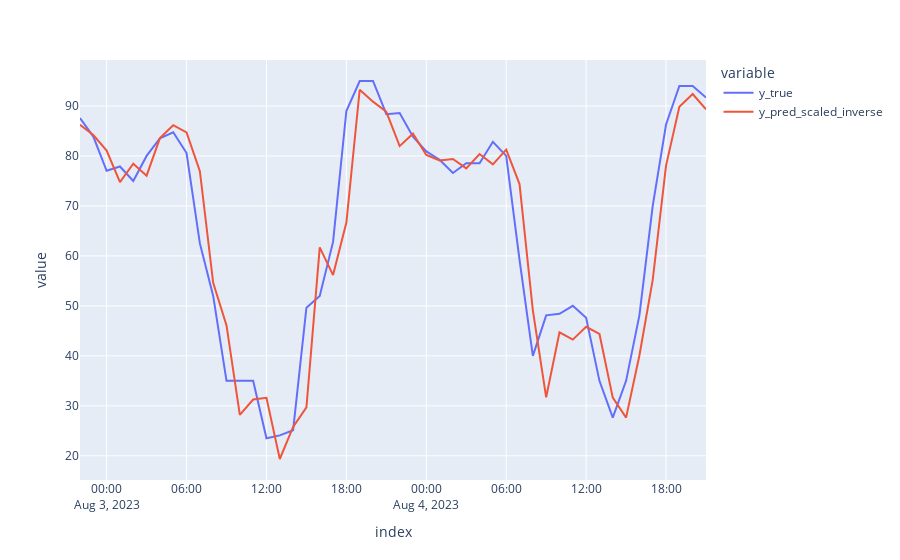

The code cell stored with this chart in its notebook:
### Markdown cell above
#### Visualize Data

### Code cell

